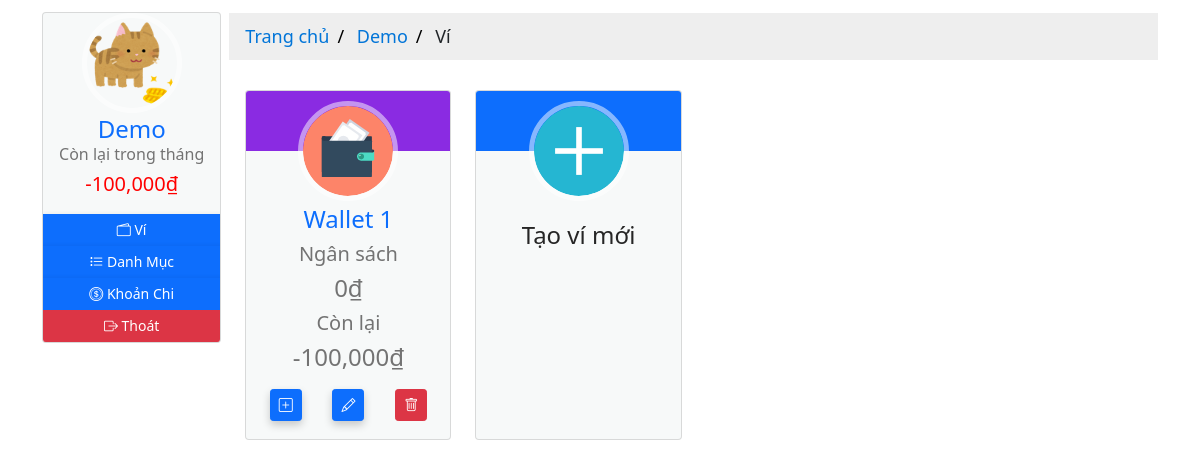
Screenshot of /1/wallet (signed in) with the database file from the repository.
### moneymanagement/models.py (models this page shows, shortened)
class User(db.Model, UserMixin):
  __tablename__ = 'users'
  id = db.Column(db.Integer, primary_key=True)
  email = db.Column(db.String(64), nullable=False, unique=True, index=True)
  username = db.Column(db.String(64), nullable=False, unique=True, index=True)
  password_hash = db.Column(db.String(128))
  profile_image = db.Column(db.String(64), nullable=False, default='df_profile.svg')
  wallets = db.relationship('Wallet', back_populates='owner', lazy='dynamic')
  items = db.relationship('Item', back_populates='users', lazy='dynamic')
  expenditures = db.relationship('Expenditure', back_populates='users', lazy=True)
  money_saving = db.relationship('MoneySaving', back_populates='user', lazy='dynamic')
  def total_expenses_by_date(self, date):
    total = 0
    for wallet in self.wallets:
      total += wallet.total_expense_by_date(date)
    return total
  def total_balance_by_date(self, date):
    total = 0
    for wallet in self.wallets:
      total += wallet.total_balance_by_date(date)
    return total
  def rest_balance_by_date(self, date):
    return self.total_balance_by_date(date) - self.total_expenses_by_date(date)

class TrackBalance(db.Model):
  __tablename__ = 'trackbalances'
  id = db.Column(db.Integer, primary_key=True)
  date = db.Column(db.DateTime, nullable=False, unique=True, index=True)
  balance = db.Column(db.Integer, nullable=False, default=0)
  description = db.Column(db.String(128))
  check = db.Column(db.Boolean, default=False)
  wallet_id = db.Column(db.Integer, db.ForeignKey('wallets.id'))
  wallet = db.relationship('Wallet', back_populates='track_balances', uselist=False)

class Expenditure(db.Model):
  __tablename__ = 'expenditures'
  id = db.Column(db.Integer, primary_key=True)
  name = db.Column(db.String(32), nullable=False)
  date = db.Column(db.Date, nullable=False, default=datetime.utcnow().strftime('%Y-%m-%d'))
  description = db.Column(db.String(128), nullable=False, default='Không có miêu tả nào')
  amount = db.Column(db.Integer, nullable=False, default=0)
  item_id = db.Column(db.Integer, db.ForeignKey('items.id'))
  items = db.relationship('Item', back_populates='expenditures', uselist=False)
  user_id = db.Column(db.Integer, db.ForeignKey('users.id'))
  users = db.relationship('User', back_populates='expenditures', uselist=False)
  wallet_id = db.Column(db.Integer, db.ForeignKey('wallets.id'))
  wallet = db.relationship('Wallet', back_populates='expenditures', uselist=False)

class Wallet(db.Model):
  __tablename__ = 'wallets'
  id = db.Column(db.Integer, primary_key=True)
  name = db.Column(db.String(16), nullable=False)
  date = db.Column(db.DateTime, default=datetime.utcnow())
  filter = db.Column(db.Integer, nullable=False, default=2)
  user_id = db.Column(db.Integer, db.ForeignKey('users.id'))
  owner = db.relationship('User', back_populates='wallets', uselist=False)
  track_balances = db.relationship('TrackBalance', back_populates='wallet', lazy='dynamic')
  items = db.relationship('Item', back_populates='wallet', lazy='dynamic')
  expenditures = db.relationship('Expenditure', back_populates='wallet', lazy='dynamic')
  money_saving = db.relationship('MoneySaving', back_populates='wallet', lazy='dynamic')
  def total_balance_by_date(self, date):
    total = 0
    for track in self.track_balances:
      if date in track.date.strftime('%Y-%m-%d'):
        total += track.balance
    return total
  def total_expense_by_date(self, date):
    total = 0
    for expense in self.expenditures:
      if date in expense.date.strftime('%Y-%m-%d'):
        total += expense.amount
    return total
  def rest_balance_by_date(self, date):
    return self.total_balance_by_date(date) - self.total_expense_by_date(date)

### moneymanagement/users/views.py (the view)
@users_blueprint.route('/<int:user_id>/wallet')
@login_required
def wallet(user_id):
  if current_user.id != user_id:
    abort(403)
  wallets = Wallet.query.filter_by(user_id=user_id)
  return render_template('users/wallet.html', wallets=wallets)

### moneymanagement/__init__.py (called while the page is built)
@app.context_processor
def inject_now():
    return {'now': datetime.utcnow()}

### moneymanagement/models.py (called while the page is built)
@login_manager.user_loader
def load_user(user_id):
  return User.query.get(user_id)

### moneymanagement/templates/users/wallet.html (shortened to what this page needs)
{% extends 'base-2.html' %}
{%block breadcrumb %}
<div class="content-breadcrumb">
  <ul class="breadcrumb">
    <li>
      <a href="{{ url_for('core.home', user_id=current_user.id) }}"
        >Trang chủ</a
      >
    </li>
    <li><a href="#">{{ current_user.username }}</a></li>
    <li>Ví</li>
  </ul>
</div>
{% endblock breadcrumb %}
{%block content %}
<div class="content-home">
  <div class="container">
    <div class="row">
    {% for wallet in wallets %}
      <div class="col-sm-3">
        <div class="card hovercard wallet">
          <div class="avatar">
            <a href="{{ url_for('wallets.manage', user_id=current_user.id, wallet_id=wallet.id) }}">
              <img
                alt=""
                src="{{ url_for('static', filename='icons/wallet-icon.svg') }}"
              />
            </a>
          </div>
          <div class="info">
            <div class="title">
              <h4 class="color">
                <a href="{{ url_for('wallets.manage', user_id=current_user.id, wallet_id=wallet.id) }}">
                  {{ wallet.name }}
                </a>
              </h4>
            </div>
            <div class="desc"><h5>Ngân sách</h5></div>
            <div class="desc"><h4><span>{{ "{:,.0f}".format(wallet.total_balance_by_date(now.strftime('%Y-%m'))) }}&#8363;</span></h4></div>
            <div class="desc"><h5>Còn lại</h5></div>
            <div class="desc"><h4><span>{{ "{:,.0f}".format(wallet.rest_balance_by_date(now.strftime('%Y-%m'))) }}&#8363;</span></h4></div>
          </div>
          <div class="bottom row">
            <div class="col-sm-4">
              <a
              class="btn btn-primary btn-sm margin btn-icon"
              href="{{ url_for('wallets.add_balance',user_id=current_user.id, wallet_id=wallet.id) }}"
              >
                <i class="bi bi-plus-square"></i>
              </a>
            </div>
            <div class="col-sm-4">
              <a
              class="btn btn-primary btn-sm margin btn-icon"
              href="{{ url_for('wallets.update', user_id=current_user.id, wallet_id=wallet.id) }}"
              >
                <i class="bi bi-pencil"></i>
              </a>
            </div>
            <div class="col-sm-4">
              <a
              class="btn btn-danger btn-sm margin btn-icon"
              rel="publisher"
              href="{{ url_for('wallets.delete', wallet_id=wallet.id) }}" onclick="return confirm('Bạn có muốn xoá ví {{ wallet.name }}?');"
              >
                <i class="bi bi-trash"></i>
              </a>
            </div>
          </div>
        </div>
      </div>
      {% endfor %}
      <div class="col-sm-3">
        <div class="card hovercard wallet">
          <div class="avatar">
            <a href="{{ url_for('wallets.create', user_id=current_user.id) }}">
              <img
                alt=""
                src="{{ url_for('static', filename='icons/add-icon.svg') }}"
              />
            </a>
          </div>
          <div class="info">
            <div class="title">
              <p><h4>Tạo ví mới</h4></p>
            </div>
          </div>
        </div>
      </div>
    </div>
  </div>
</div>
{% endblock content %}

### moneymanagement/templates/base-2.html (shortened to what this page needs)
{% from "_render_field.html" import render_field, render_error %}
<!DOCTYPE html>
<html lang="en">
  <head>
    <link
      rel="stylesheet"
      type="text/css"
      href="{{ url_for('static', filename='styles/main.css') }}"
    />
    <link
      rel="stylesheet"
      type="text/css"
      href="{{ url_for('static', filename='styles/profile.css') }}"
    />
    <link
      rel="stylesheet"
      type="text/css"
      href="{{ url_for('static', filename='styles/card.css') }}"
    />
    <link
      rel="stylesheet"
      type="text/css"
      href="{{ url_for('static', filename='styles/table.css') }}"
    />
    <link
      rel="stylesheet"
      type="text/css"
      href="{{ url_for('static', filename='styles/pagination.css') }}"
    />
    <link
      rel="stylesheet"
      href="https://cdnjs.cloudflare.com/ajax/libs/font-awesome/4.7.0/css/font-awesome.min.css"
    />
    <link
      rel="stylesheet"
      href="https://cdn.jsdelivr.net/npm/bootstrap-icons@1.7.2/font/bootstrap-icons.css"
    />
    <link
      href="https://cdn.jsdelivr.net/npm/bootstrap@5.1.1/dist/css/bootstrap.min.css"
      rel="stylesheet"
    />
  </head>
  <body>
    <div class="container">
      <div class="row g-2">
        <div class="col-sm-2">
          <div class="card hovercard">
            <div class="avatar-profile">
              <a href="#" data-bs-toggle="modal" data-bs-target="#exampleModal">
                <img
                  alt=""
                  src="{{ url_for('static', filename='profile_pics/' + current_user.profile_image) }}"
                />
              </a>
            </div>
            <div class="info">
              <div class="title">
                <a
                  target="_blank"
                  href="#"
                  data-bs-toggle="modal"
                  data-bs-target="#exampleModal"
                  >{{ current_user.username }}</a
                >
              </div>
              {% block current_balance %}
              <div class="desc"><h6>Còn lại trong tháng</h6></div>
              <div class="desc">
                {% if current_user.rest_balance_by_date(now.strftime('%Y-%m')) >
                (current_user.total_balance_by_date(now.strftime('%Y-%m')) / 2)
                %}
                <h5 style="color: green">
                  {{
                  "{:,.0f}".format(current_user.rest_balance_by_date(now.strftime('%Y-%m')))
                  }}<span>&#8363;</span>
                </h5>
                {%else %}
                <h5 style="color: red">
                  {{
                  "{:,.0f}".format(current_user.rest_balance_by_date(now.strftime('%Y-%m')))
                  }}<span>&#8363;</span>
                </h5>
                {% endif %}
              </div>
              {% endblock current_balance %}
            </div>
            <div
              class="bottom"
              id="none-padding-margin"
              style="text-align: center"
            >
              <div class="title">
                <div class="row g2">
                  <a
                    class="btn btn-primary btn-sm margin btn-icon"
                    href="{{ url_for('users.wallet', user_id=current_user.id) }}"
                  >
                    <i class="bi bi-wallet2"></i><span>&nbsp;Ví</span>
                  </a>
                </div>
              </div>
              <div class="title">
                <div class="row g2" style="text-align: left">
                  <a
                    class="btn btn-primary btn-sm margin btn-icon"
                    href="{{ url_for('users.item', user_id=current_user.id) }}"
                  >
                    <i class="bi bi-list-task"></i><span>&nbsp;Danh Mục</span>
                  </a>
                </div>
              </div>
              <div class="title">
                <div class="row g2" style="text-align: left">
                  <a
                    class="btn btn-primary btn-sm margin btn-icon"
                    href="{{ url_for('users.expense', user_id=current_user.id) }}"
                  >
                    <i class="bi bi-coin"></i><span>&nbsp;Khoản Chi</span>
                  </a>
                </div>
              </div>
              <div class="title">
                <div class="row g2" style="text-align: left">
                  <a
                    class="btn btn-danger btn-sm margin btn-icon"
                    href="{{ url_for('users.logout') }}"
                  >
                    <i class="bi bi-box-arrow-right"></i
                    ><span>&nbsp;Thoát</span>
                  </a>
                </div>
              </div>
            </div>
          </div>
        </div>
        <div class="col-sm-10">
          {% block breadcrumb %}{% endblock breadcrumb %}
          <div
            class="container"
            style="height: 100vh; max-height=fit-content; overflow-y: auto;"
          >
            {% block content %}{% endblock content %}
          </div>
        </div>
      </div>
    </div>
  </body>
</html>

### moneymanagement/static/styles/main.css (style rules this page uses)
.content-breadcrumb { margin: auto; border: none; margin-top: 11px; }
.content-home { margin: auto; width: 100%; box-sizing: content-box; }
.card { box-shadow: 0 4px 8px 0 rgba(0, 0, 0, 0.2); transition: 0.3s; }
.container { padding: 2px 16px; }
.btn-primary { box-shadow: 0 4px 8px 0 rgba(0, 0, 0, 0.2); transition: 0.3s; }
body, html { height: 100%; margin: 0; font-family: Arial, Helvetica, sans-serif; }
* { box-sizing: border-box; }

### moneymanagement/static/styles/profile.css (style rules this page uses)
.card { padding-top: 20px; margin: 10px 0 20px 0; background-color: rgba(214, 224, 226, 0.2); border-top-width: 0; border-bottom-width: 2px; -webkit-border-radius: 3px; -moz-border-radius: 3px; border-radius: 3px; -webkit-box-shadow: none; -moz-box-shadow: none; box-shadow: none; -webkit-box-sizing: border-box; -moz-box-sizing: border-box; box-sizing: border-box; }
.card.hovercard { position: relative; padding-top: 0; overflow: hidden; text-align: center; background-color: rgba(214, 224, 226, 0.2); }
.card.hovercard .avatar-profile { top: -50px; }
.card.hovercard .avatar-profile img { width: 100px; height: 100px; max-width: 100px; max-height: 100px; -webkit-border-radius: 50%; -moz-border-radius: 50%; border-radius: 50%; border: 5px solid rgba(255, 255, 255, 0.5); }
.card.hovercard .avatar { position: relative; top: -50px; margin-bottom: -50px; }
.card.hovercard .avatar img { width: 100px; height: 100px; max-width: 100px; max-height: 100px; -webkit-border-radius: 50%; -moz-border-radius: 50%; border-radius: 50%; border: 5px solid rgba(255, 255, 255, 0.5); }
.card.hovercard .info { padding: 4px 8px 10px; }
.card.hovercard .info .title { margin-bottom: 4px; font-size: 24px; line-height: 1; color: #262626; vertical-align: middle; }
.card.hovercard .info .desc { overflow: hidden; font-size: 12px; line-height: 20px; color: #737373; text-overflow: ellipsis; }
.card.hovercard .bottom { padding: 0 20px; margin-bottom: 17px; }
.btn-icon { border-radius: 50%; width: 32px; height: 32px; line-height: 18px; }
a.margin { margin: 0px; }

### moneymanagement/static/styles/card.css (style rules this page uses)
div.wallet { max-height: 350px; height: 100% !important; }
h4.color { color: blueviolet; }
ul.breadcrumb { padding: 10px 16px; list-style: none; background-color: #eee; }
ul.breadcrumb li { display: inline; font-size: 18px; }
ul.breadcrumb li + li:before { padding: 8px; color: black; content: "/\00a0"; }
ul.breadcrumb li a { color: #0275d8; text-decoration: none; }
#none-padding-margin { padding: 0; margin: 0; }

### moneymanagement/static/styles/table.css (style rules this page uses)
body { background: #f9f9f9; font-family: "Roboto", sans-serif; }
a:link { text-decoration: none; }

### rows the page displays
User: profile_image (picture), username "Demo"
TrackBalance: rest_balance_by_date "-100,000", total_balance_by_date "0"
Wallet: name "Wallet 1"
